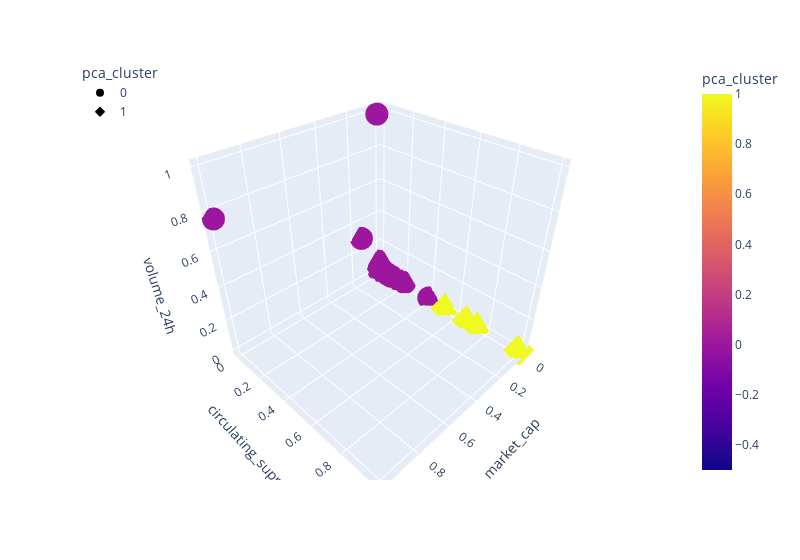

The notebook cell this image was saved under:
### Code cell
fig = px.scatter_3d(
    test_spectral,
    x="market_cap",
    y="circulating_suppy",
    z="volume_24h",
    hover_name=test_spectral.index,
    hover_data=["price"],
    color="pca_cluster",
    symbol="pca_cluster",
#     size="TotalCoinSupply",
    width=800,
)
fig.update_layout(legend=dict(x=0, y=1))
fig.show()

### Figure 1 — Plotly figure (JSON) as saved in the notebook; plotly's stock layout.template omitted (floating-point values rounded to 4 significant figures; data arrays with more than 128 entries replaced by an {"elided": "..."} marker saying what was removed)
{"data": [{"customdata": {"elided": "196x1 float values"}, "hovertemplate": "<b>%{hovertext}</b><br><br>pca_cluster=%{marker.color}<br>market_cap=%{x}<br>circulating_suppy=%{y}<br>volume_24h=%{z}<br>price=%{customdata[0]}<extra></extra>", "hovertext": {"elided": "196 str values"}, "legendgroup": "0", "marker": {"color": {"elided": "196 int values"}, "coloraxis": "coloraxis", "symbol": "circle"}, "mode": "markers", "name": "0", "scene": "scene", "showlegend": true, "type": "scatter3d", "x": {"elided": "196 float values"}, "y": {"elided": "196 float values"}, "z": {"elided": "196 float values"}}, {"customdata": [[7.168e-08], [3.387e-08], [1.464e-08], [0]], "hovertemplate": "<b>%{hovertext}</b><br><br>pca_cluster=%{marker.color}<br>market_cap=%{x}<br>circulating_suppy=%{y}<br>volume_24h=%{z}<br>price=%{customdata[0]}<extra></extra>", "hovertext": ["HOT", "BTT", "NPXS", "WIN"], "legendgroup": "1", "marker": {"color": [1, 1, 1, 1], "coloraxis": "coloraxis", "symbol": "diamond"}, "mode": "markers", "name": "1", "scene": "scene", "showlegend": true, "type": "scatter3d", "x": [0.0006083, 0.0003746, 0.000181, 2.87e-05], "y": [0.5255, 0.6736, 0.7456, 1], "z": [0.000792, 0.001157, 0.0001426, 6.605e-05]}], "layout": {"coloraxis": {"colorbar": {"title": {"text": "pca_cluster"}}, "colorscale": [[0, "#0d0887"], [0.1111, "#46039f"], [0.2222, "#7201a8"], [0.3333, "#9c179e"], [0.4444, "#bd3786"], [0.5556, "#d8576b"], [0.6667, "#ed7953"], [0.7778, "#fb9f3a"], [0.8889, "#fdca26"], [1, "#f0f921"]]}, "legend": {"title": {"text": "pca_cluster"}, "tracegroupgap": 0, "x": 0, "y": 1}, "margin": {"t": 60}, "scene": {"domain": {"x": [0, 1], "y": [0, 1]}, "xaxis": {"title": {"text": "market_cap"}}, "yaxis": {"title": {"text": "circulating_suppy"}}, "zaxis": {"title": {"text": "volume_24h"}}}, "width": 800}}
